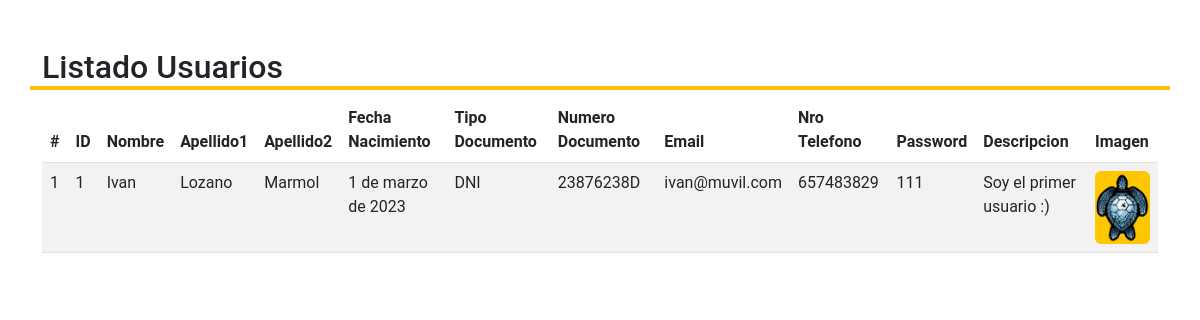
The page /listado_usuarios/ on the database as committed earlier.
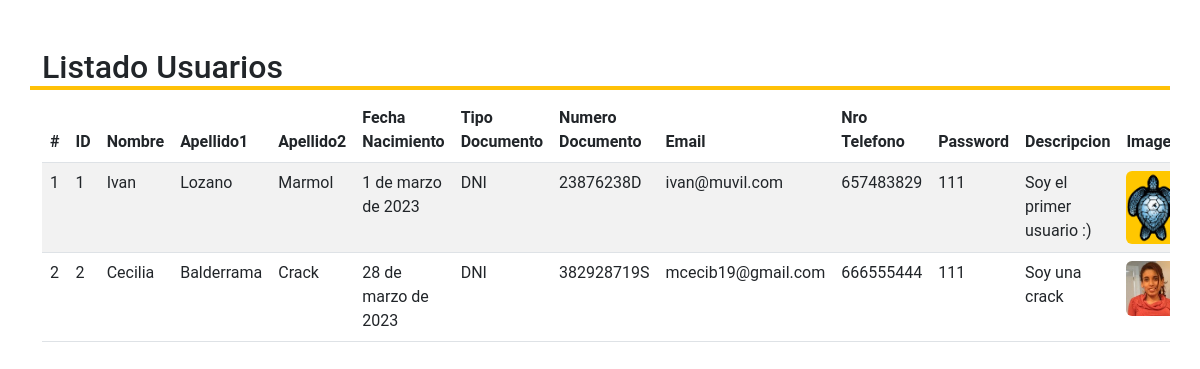
The same page on the database as committed later.
### Aplicaciones/FrontEnd/models.py (models this page shows, shortened)
class Personas (models.Model):
    nombre = models.CharField(max_length=64)
    apellido1 = models.CharField(max_length=64)
    apellido2 = models.CharField(max_length=64, blank=True, null=True)
    fec_nacimiento = models.DateField(blank=True, null=True)
    tipo_documento = models.CharField (max_length=8)
    numero_documento = models.CharField(max_length=32)
    email = models.CharField(max_length=320)
    numero_telefono = models.PositiveIntegerField(validators=[MaxValueValidator(999999999)])
    genero = models.CharField(max_length=1, choices=genero, default='F', blank=True, null=True)
    password = models.CharField(max_length=30, default='<NO_PASSWORD>')
    puntuacion = models.DecimalField(max_digits=2, decimal_places=1, default=3.5, blank=True, null=True)
    prestigio = models.CharField(max_length=2, choices=prestigio, default='B', blank=True, null=True)
    numero_opiniones = models.PositiveIntegerField(default = '0', blank=True, null=True)
    descripcion = models.CharField(max_length=3000, blank=True, null=True)
    imagen = models.ImageField(upload_to='images/users_profile', default="images/users_profile/avatar-mujer.jpg")
    pref_conversacion = models.PositiveIntegerField(default='1')
    pref_musica = models.PositiveIntegerField(default='1')
    pref_mascota = models.PositiveIntegerField(default='1')
    pref_fumar = models.PositiveIntegerField(default='1')
    pref_comida = models.PositiveIntegerField(default='1')
    notif_noticiasofertas = models.PositiveIntegerField(default='3')
    notif_opiniones = models.PositiveIntegerField(default='3')
    notif_reservas = models.PositiveIntegerField(default='3')
    fec_created = models.DateTimeField(auto_now_add=True)
    fec_updated = models.DateTimeField(auto_now=True)
    class Meta:
        verbose_name = 'personas'
        verbose_name_plural = 'personas'

### Aplicaciones/FrontEnd/views.py (the view)
# urls.py: path('listado_usuarios/', v_listado_usuarios, name='n_listado_usuarios'),
def v_listado_usuarios(request):
    usuariosListados = Personas.objects.all()
    args = {"usuarios": usuariosListados}
    return render(request, "listado_usuarios.html", args)

### Aplicaciones/FrontEnd/templates/listado_usuarios.html (shortened to what this page needs)
{% load static %}
<!DOCTYPE html>
<html lang="en">
<head>
</head>
<body>
	{% include "index.html" %}
	<div class="container mt-5">
		<div class="row">
			<h2 class="border-bottom border-warning border-4">Listado Usuarios</h2>
			<div class="table-responsive">
                <form method="POST" role="form" class="form-inline" enctype="multipart/form-data">
                <table class="table table-striped">
            	      <thead>
                      <tr>
                          <th>#</th>
						  <th>ID</th>
                          <th>Nombre</th>
                          <th>Apellido1</th>
                          <th>Apellido2</th>
                          <th>Fecha Nacimiento</th>
                          <th>Tipo Documento</th>
                          <th>Numero Documento</th>
                          <th>Email</th>
                          <th>Nro Telefono</th>
                          <th>Password</th>
						  <th>Descripcion</th>
						  <th>Imagen</th>
                      </tr>
					 </thead>
					 <tbody>
                        {% for c in usuarios %}
                        <tr>
                            <td>{{forloop.counter}}</td>
							<td>{{c.id}}</td>
                            <td>{{c.nombre}}</td>
                            <td>{{c.apellido1}}</td>
                            <td>{{c.apellido2}}</td>
                            <td>{{c.fec_nacimiento}}</td>
                            <td>{{c.tipo_documento}}</td>
                            <td>{{c.numero_documento}}</td>
                            <td>{{c.email}}</td>
                            <td>{{c.numero_telefono}}</td>
                            <td>{{c.password}}</td>
							<td>{{c.descripcion}}</td>
                            <td>
                            {% if c.imagen %}
                                <div class="img-container">
                                    <img class="rounded" src="{{ c.imagen.url }}">
                                </div>
                            {% endif %}
                            </td>
                        </tr>
                        {% endfor %}
                     </tbody>
                 </table>
                </form>
			</div>
		</div>
	</div>
</body>
</html>

Rows that differ between the two databases and show on the page:
added Personas: id "2", nombre "Cecilia", apellido1 "Balderrama", apellido2 "Crack", fec_nacimiento "28 de marzo de 2023", tipo_documento "DNI", numero_documento "382928719S", email "mcecib19@gmail.com", numero_telefono "666555444", password "111", descripcion "Soy una crack", imagen (picture)
